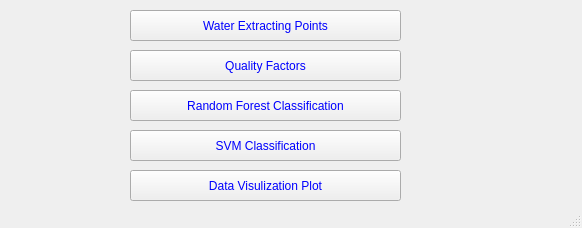
<?xml version="1.0" encoding="UTF-8"?>
<ui version="4.0">
 <class>MainWindow</class>
 <widget class="QMainWindow" name="MainWindow">
  <property name="geometry">
   <rect>
    <x>0</x>
    <y>0</y>
    <width>582</width>
    <height>228</height>
   </rect>
  </property>
  <property name="windowTitle">
   <string>Drinking Water Quality Detection</string>
  </property>
  <property name="styleSheet">
   <string notr="true">color: rgb(0, 0, 255);
font: 75 12pt &quot;MS Shell Dlg 2&quot;;</string>
  </property>
  <widget class="QWidget" name="centralwidget">
   <widget class="QPushButton" name="pushButton">
    <property name="geometry">
     <rect>
      <x>130</x>
      <y>50</y>
      <width>271</width>
      <height>31</height>
     </rect>
    </property>
    <property name="text">
     <string>Quality Factors</string>
    </property>
   </widget>
   <widget class="QPushButton" name="pushButton_2">
    <property name="geometry">
     <rect>
      <x>130</x>
      <y>90</y>
      <width>271</width>
      <height>31</height>
     </rect>
    </property>
    <property name="text">
     <string>Random Forest Classification</string>
    </property>
   </widget>
   <widget class="QPushButton" name="pushButton_3">
    <property name="geometry">
     <rect>
      <x>130</x>
      <y>130</y>
      <width>271</width>
      <height>31</height>
     </rect>
    </property>
    <property name="text">
     <string>SVM Classification</string>
    </property>
   </widget>
   <widget class="QPushButton" name="pushButton_4">
    <property name="geometry">
     <rect>
      <x>130</x>
      <y>170</y>
      <width>271</width>
      <height>31</height>
     </rect>
    </property>
    <property name="text">
     <string>Data Visulization Plot</string>
    </property>
   </widget>
   <widget class="QPushButton" name="pushButton_5">
    <property name="geometry">
     <rect>
      <x>130</x>
      <y>10</y>
      <width>271</width>
      <height>31</height>
     </rect>
    </property>
    <property name="text">
     <string>Water Extracting Points</string>
    </property>
   </widget>
  </widget>
  <widget class="QStatusBar" name="statusbar"/>
 </widget>
 <resources/>
 <connections/>
</ui>
